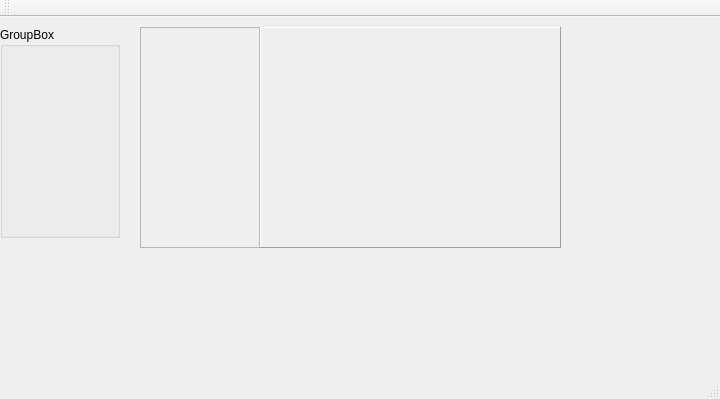
<?xml version="1.0" encoding="UTF-8"?>
<ui version="4.0">
 <class>MainWindow</class>
 <widget class="QMainWindow" name="MainWindow">
  <property name="geometry">
   <rect>
    <x>0</x>
    <y>0</y>
    <width>572</width>
    <height>300</height>
   </rect>
  </property>
  <property name="windowTitle">
   <string>MainWindow</string>
  </property>
  <widget class="QWidget" name="centralWidget">
   <property name="sizePolicy">
    <sizepolicy hsizetype="Minimum" vsizetype="Minimum">
     <horstretch>0</horstretch>
     <verstretch>0</verstretch>
    </sizepolicy>
   </property>
   <property name="minimumSize">
    <size>
     <width>720</width>
     <height>360</height>
    </size>
   </property>
   <widget class="QStackedWidget" name="stackedWidget">
    <property name="geometry">
     <rect>
      <x>260</x>
      <y>10</y>
      <width>301</width>
      <height>221</height>
     </rect>
    </property>
    <property name="sizePolicy">
     <sizepolicy hsizetype="Preferred" vsizetype="Preferred">
      <horstretch>0</horstretch>
      <verstretch>0</verstretch>
     </sizepolicy>
    </property>
    <property name="frameShape">
     <enum>QFrame::Panel</enum>
    </property>
    <property name="frameShadow">
     <enum>QFrame::Raised</enum>
    </property>
    <widget class="QWidget" name="page"/>
    <widget class="QWidget" name="page_2"/>
   </widget>
   <widget class="QGroupBox" name="groupBox">
    <property name="geometry">
     <rect>
      <x>0</x>
      <y>10</y>
      <width>120</width>
      <height>211</height>
     </rect>
    </property>
    <property name="title">
     <string>GroupBox</string>
    </property>
   </widget>
   <widget class="QFrame" name="frame">
    <property name="geometry">
     <rect>
      <x>140</x>
      <y>10</y>
      <width>120</width>
      <height>221</height>
     </rect>
    </property>
    <property name="frameShape">
     <enum>QFrame::StyledPanel</enum>
    </property>
    <property name="frameShadow">
     <enum>QFrame::Raised</enum>
    </property>
   </widget>
  </widget>
  <widget class="QMenuBar" name="menuBar">
   <property name="geometry">
    <rect>
     <x>0</x>
     <y>0</y>
     <width>572</width>
     <height>25</height>
    </rect>
   </property>
  </widget>
  <widget class="QToolBar" name="mainToolBar">
   <attribute name="toolBarArea">
    <enum>TopToolBarArea</enum>
   </attribute>
   <attribute name="toolBarBreak">
    <bool>false</bool>
   </attribute>
  </widget>
  <widget class="QStatusBar" name="statusBar"/>
 </widget>
 <layoutdefault spacing="6" margin="11"/>
 <resources/>
 <connections/>
</ui>
